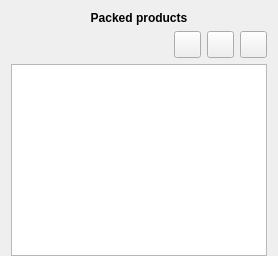
          <widget class="QWidget" name="tab_6">
           <attribute name="title">
            <string/>
           </attribute>
           <attribute name="toolTip">
            <string>Packed product</string>
           </attribute>
           <layout class="QGridLayout" name="gridLayout_6">
            <property name="bottomMargin">
             <number>0</number>
            </property>
            <item row="1" column="0">
             <layout class="QGridLayout" name="gridLayout_4" columnstretch="1,0,0,0">
              <item row="0" column="2">
               <widget class="QPushButton" name="delete_packed_product">
                <property name="minimumSize">
                 <size>
                  <width>27</width>
                  <height>27</height>
                 </size>
                </property>
                <property name="maximumSize">
                 <size>
                  <width>27</width>
                  <height>27</height>
                 </size>
                </property>
                <property name="text">
                 <string/>
                </property>
                <property name="iconSize">
                 <size>
                  <width>20</width>
                  <height>20</height>
                 </size>
                </property>
               </widget>
              </item>
              <item row="0" column="3">
               <widget class="QPushButton" name="add_packed_product">
                <property name="minimumSize">
                 <size>
                  <width>27</width>
                  <height>27</height>
                 </size>
                </property>
                <property name="maximumSize">
                 <size>
                  <width>27</width>
                  <height>27</height>
                 </size>
                </property>
                <property name="font">
                 <font>
                  <family>Ubuntu</family>
                  <weight>75</weight>
                  <italic>false</italic>
                  <bold>true</bold>
                 </font>
                </property>
                <property name="text">
                 <string/>
                </property>
                <property name="iconSize">
                 <size>
                  <width>20</width>
                  <height>20</height>
                 </size>
                </property>
               </widget>
              </item>
              <item row="0" column="1">
               <widget class="QPushButton" name="edit_packed_product">
                <property name="minimumSize">
                 <size>
                  <width>27</width>
                  <height>27</height>
                 </size>
                </property>
                <property name="maximumSize">
                 <size>
                  <width>27</width>
                  <height>27</height>
                 </size>
                </property>
                <property name="text">
                 <string/>
                </property>
                <property name="iconSize">
                 <size>
                  <width>20</width>
                  <height>20</height>
                 </size>
                </property>
               </widget>
              </item>
              <item row="1" column="0" colspan="4">
               <widget class="QListWidget" name="packed_product_list">
                <property name="font">
                 <font>
                  <family>Ubuntu</family>
                  <weight>75</weight>
                  <italic>false</italic>
                  <bold>true</bold>
                 </font>
                </property>
                <property name="verticalScrollMode">
                 <enum>QAbstractItemView::ScrollPerPixel</enum>
                </property>
                <property name="horizontalScrollMode">
                 <enum>QAbstractItemView::ScrollPerPixel</enum>
                </property>
                <property name="spacing">
                 <number>6</number>
                </property>
                <property name="sortingEnabled">
                 <bool>true</bool>
                </property>
               </widget>
              </item>
              <item row="0" column="0">
               <widget class="QLabel" name="packed_products_count">
                <property name="font">
                 <font>
                  <italic>false</italic>
                 </font>
                </property>
                <property name="text">
                 <string/>
                </property>
                <property name="alignment">
                 <set>Qt::AlignLeading|Qt::AlignLeft|Qt::AlignVCenter</set>
                </property>
               </widget>
              </item>
             </layout>
            </item>
            <item row="0" column="0">
             <widget class="QLabel" name="pp_label">
              <property name="font">
               <font>
                <weight>75</weight>
                <italic>false</italic>
                <bold>true</bold>
               </font>
              </property>
              <property name="text">
               <string>Packed products</string>
              </property>
              <property name="alignment">
               <set>Qt::AlignCenter</set>
              </property>
             </widget>
            </item>
           </layout>
          </widget>
